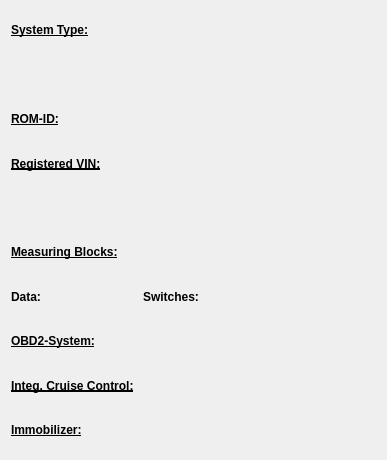
<?xml version="1.0" encoding="UTF-8"?>
<ui version="4.0">
 <class>CUinfo_Engine_Form</class>
 <widget class="QWidget" name="CUinfo_Engine_Form">
  <property name="geometry">
   <rect>
    <x>0</x>
    <y>0</y>
    <width>387</width>
    <height>460</height>
   </rect>
  </property>
  <property name="sizePolicy">
   <sizepolicy hsizetype="Expanding" vsizetype="Expanding">
    <horstretch>0</horstretch>
    <verstretch>0</verstretch>
   </sizepolicy>
  </property>
  <property name="minimumSize">
   <size>
    <width>0</width>
    <height>0</height>
   </size>
  </property>
  <property name="font">
   <font>
    <family>Liberation Sans</family>
    <pointsize>12</pointsize>
    <weight>75</weight>
    <bold>true</bold>
   </font>
  </property>
  <property name="windowTitle">
   <string/>
  </property>
  <layout class="QGridLayout" name="gridLayout">
   <item row="0" column="0" colspan="5">
    <widget class="QLabel" name="systemTypeTitle_label">
     <property name="sizePolicy">
      <sizepolicy hsizetype="Expanding" vsizetype="Expanding">
       <horstretch>0</horstretch>
       <verstretch>0</verstretch>
      </sizepolicy>
     </property>
     <property name="font">
      <font>
       <pointsize>9</pointsize>
       <weight>75</weight>
       <bold>true</bold>
       <underline>true</underline>
      </font>
     </property>
     <property name="text">
      <string>System Type:</string>
     </property>
    </widget>
   </item>
   <item row="1" column="0" colspan="5">
    <widget class="QLabel" name="systemType_label">
     <property name="sizePolicy">
      <sizepolicy hsizetype="Expanding" vsizetype="Expanding">
       <horstretch>0</horstretch>
       <verstretch>0</verstretch>
      </sizepolicy>
     </property>
     <property name="palette">
      <palette>
       <active>
        <colorrole role="WindowText">
         <brush brushstyle="SolidPattern">
          <color alpha="255">
           <red>0</red>
           <green>0</green>
           <blue>255</blue>
          </color>
         </brush>
        </colorrole>
       </active>
       <inactive>
        <colorrole role="WindowText">
         <brush brushstyle="SolidPattern">
          <color alpha="255">
           <red>0</red>
           <green>0</green>
           <blue>255</blue>
          </color>
         </brush>
        </colorrole>
       </inactive>
       <disabled>
        <colorrole role="WindowText">
         <brush brushstyle="SolidPattern">
          <color alpha="255">
           <red>118</red>
           <green>116</green>
           <blue>108</blue>
          </color>
         </brush>
        </colorrole>
       </disabled>
      </palette>
     </property>
     <property name="font">
      <font>
       <pointsize>9</pointsize>
       <weight>75</weight>
       <bold>true</bold>
      </font>
     </property>
     <property name="text">
      <string/>
     </property>
    </widget>
   </item>
   <item row="2" column="0" colspan="2">
    <widget class="QLabel" name="romIDtitle_label">
     <property name="sizePolicy">
      <sizepolicy hsizetype="Expanding" vsizetype="Expanding">
       <horstretch>0</horstretch>
       <verstretch>0</verstretch>
      </sizepolicy>
     </property>
     <property name="font">
      <font>
       <pointsize>9</pointsize>
       <weight>75</weight>
       <bold>true</bold>
       <underline>true</underline>
      </font>
     </property>
     <property name="text">
      <string>ROM-ID:</string>
     </property>
    </widget>
   </item>
   <item row="2" column="2" colspan="3">
    <widget class="QLabel" name="romID_label">
     <property name="sizePolicy">
      <sizepolicy hsizetype="Expanding" vsizetype="Expanding">
       <horstretch>0</horstretch>
       <verstretch>0</verstretch>
      </sizepolicy>
     </property>
     <property name="palette">
      <palette>
       <active>
        <colorrole role="WindowText">
         <brush brushstyle="SolidPattern">
          <color alpha="255">
           <red>150</red>
           <green>0</green>
           <blue>110</blue>
          </color>
         </brush>
        </colorrole>
       </active>
       <inactive>
        <colorrole role="WindowText">
         <brush brushstyle="SolidPattern">
          <color alpha="255">
           <red>150</red>
           <green>0</green>
           <blue>110</blue>
          </color>
         </brush>
        </colorrole>
       </inactive>
       <disabled>
        <colorrole role="WindowText">
         <brush brushstyle="SolidPattern">
          <color alpha="255">
           <red>118</red>
           <green>116</green>
           <blue>108</blue>
          </color>
         </brush>
        </colorrole>
       </disabled>
      </palette>
     </property>
     <property name="font">
      <font>
       <pointsize>9</pointsize>
       <weight>75</weight>
       <bold>true</bold>
      </font>
     </property>
     <property name="text">
      <string/>
     </property>
     <property name="alignment">
      <set>Qt::AlignCenter</set>
     </property>
    </widget>
   </item>
   <item row="3" column="0" colspan="5">
    <widget class="QLabel" name="VINtitle_label">
     <property name="sizePolicy">
      <sizepolicy hsizetype="Expanding" vsizetype="Expanding">
       <horstretch>0</horstretch>
       <verstretch>0</verstretch>
      </sizepolicy>
     </property>
     <property name="font">
      <font>
       <pointsize>9</pointsize>
       <weight>75</weight>
       <bold>true</bold>
       <underline>true</underline>
      </font>
     </property>
     <property name="text">
      <string>Registered VIN:</string>
     </property>
    </widget>
   </item>
   <item row="4" column="0" colspan="5">
    <widget class="QLabel" name="VIN_label">
     <property name="sizePolicy">
      <sizepolicy hsizetype="Expanding" vsizetype="Expanding">
       <horstretch>0</horstretch>
       <verstretch>0</verstretch>
      </sizepolicy>
     </property>
     <property name="font">
      <font>
       <pointsize>9</pointsize>
       <weight>75</weight>
       <bold>true</bold>
      </font>
     </property>
     <property name="text">
      <string/>
     </property>
    </widget>
   </item>
   <item row="5" column="0" colspan="5">
    <widget class="QLabel" name="nrofmbsswstitle_label">
     <property name="sizePolicy">
      <sizepolicy hsizetype="Expanding" vsizetype="Expanding">
       <horstretch>0</horstretch>
       <verstretch>0</verstretch>
      </sizepolicy>
     </property>
     <property name="font">
      <font>
       <pointsize>9</pointsize>
       <weight>75</weight>
       <bold>true</bold>
       <underline>true</underline>
      </font>
     </property>
     <property name="text">
      <string>Measuring Blocks:</string>
     </property>
    </widget>
   </item>
   <item row="6" column="0">
    <widget class="QLabel" name="nrofdatambstitle_label">
     <property name="sizePolicy">
      <sizepolicy hsizetype="Expanding" vsizetype="Expanding">
       <horstretch>0</horstretch>
       <verstretch>0</verstretch>
      </sizepolicy>
     </property>
     <property name="font">
      <font>
       <pointsize>9</pointsize>
       <weight>75</weight>
       <bold>true</bold>
      </font>
     </property>
     <property name="text">
      <string>Data:</string>
     </property>
    </widget>
   </item>
   <item row="6" column="1" colspan="2">
    <widget class="QLabel" name="nrofdatambs_label">
     <property name="sizePolicy">
      <sizepolicy hsizetype="Expanding" vsizetype="Expanding">
       <horstretch>0</horstretch>
       <verstretch>0</verstretch>
      </sizepolicy>
     </property>
     <property name="palette">
      <palette>
       <active>
        <colorrole role="WindowText">
         <brush brushstyle="SolidPattern">
          <color alpha="255">
           <red>0</red>
           <green>0</green>
           <blue>255</blue>
          </color>
         </brush>
        </colorrole>
       </active>
       <inactive>
        <colorrole role="WindowText">
         <brush brushstyle="SolidPattern">
          <color alpha="255">
           <red>0</red>
           <green>0</green>
           <blue>255</blue>
          </color>
         </brush>
        </colorrole>
       </inactive>
       <disabled>
        <colorrole role="WindowText">
         <brush brushstyle="SolidPattern">
          <color alpha="255">
           <red>118</red>
           <green>116</green>
           <blue>108</blue>
          </color>
         </brush>
        </colorrole>
       </disabled>
      </palette>
     </property>
     <property name="font">
      <font>
       <pointsize>9</pointsize>
       <weight>75</weight>
       <bold>true</bold>
      </font>
     </property>
     <property name="text">
      <string/>
     </property>
    </widget>
   </item>
   <item row="6" column="3">
    <widget class="QLabel" name="nrofswitchestitle_label">
     <property name="sizePolicy">
      <sizepolicy hsizetype="Expanding" vsizetype="Expanding">
       <horstretch>0</horstretch>
       <verstretch>0</verstretch>
      </sizepolicy>
     </property>
     <property name="font">
      <font>
       <pointsize>9</pointsize>
       <weight>75</weight>
       <bold>true</bold>
      </font>
     </property>
     <property name="text">
      <string>Switches:</string>
     </property>
    </widget>
   </item>
   <item row="6" column="4">
    <widget class="QLabel" name="nrofswitches_label">
     <property name="sizePolicy">
      <sizepolicy hsizetype="Expanding" vsizetype="Expanding">
       <horstretch>0</horstretch>
       <verstretch>0</verstretch>
      </sizepolicy>
     </property>
     <property name="palette">
      <palette>
       <active>
        <colorrole role="WindowText">
         <brush brushstyle="SolidPattern">
          <color alpha="255">
           <red>0</red>
           <green>0</green>
           <blue>255</blue>
          </color>
         </brush>
        </colorrole>
       </active>
       <inactive>
        <colorrole role="WindowText">
         <brush brushstyle="SolidPattern">
          <color alpha="255">
           <red>0</red>
           <green>0</green>
           <blue>255</blue>
          </color>
         </brush>
        </colorrole>
       </inactive>
       <disabled>
        <colorrole role="WindowText">
         <brush brushstyle="SolidPattern">
          <color alpha="255">
           <red>118</red>
           <green>116</green>
           <blue>108</blue>
          </color>
         </brush>
        </colorrole>
       </disabled>
      </palette>
     </property>
     <property name="font">
      <font>
       <pointsize>9</pointsize>
       <weight>75</weight>
       <bold>true</bold>
      </font>
     </property>
     <property name="text">
      <string/>
     </property>
    </widget>
   </item>
   <item row="7" column="0" colspan="4">
    <widget class="QLabel" name="obd2systemTitle_label">
     <property name="sizePolicy">
      <sizepolicy hsizetype="Expanding" vsizetype="Expanding">
       <horstretch>0</horstretch>
       <verstretch>0</verstretch>
      </sizepolicy>
     </property>
     <property name="font">
      <font>
       <pointsize>9</pointsize>
       <weight>75</weight>
       <bold>true</bold>
       <underline>true</underline>
      </font>
     </property>
     <property name="text">
      <string>OBD2-System:</string>
     </property>
    </widget>
   </item>
   <item row="7" column="4">
    <widget class="QLabel" name="obd2system_label">
     <property name="sizePolicy">
      <sizepolicy hsizetype="Expanding" vsizetype="Expanding">
       <horstretch>0</horstretch>
       <verstretch>0</verstretch>
      </sizepolicy>
     </property>
     <property name="palette">
      <palette>
       <active>
        <colorrole role="WindowText">
         <brush brushstyle="SolidPattern">
          <color alpha="255">
           <red>0</red>
           <green>0</green>
           <blue>255</blue>
          </color>
         </brush>
        </colorrole>
       </active>
       <inactive>
        <colorrole role="WindowText">
         <brush brushstyle="SolidPattern">
          <color alpha="255">
           <red>0</red>
           <green>0</green>
           <blue>255</blue>
          </color>
         </brush>
        </colorrole>
       </inactive>
       <disabled>
        <colorrole role="WindowText">
         <brush brushstyle="SolidPattern">
          <color alpha="255">
           <red>118</red>
           <green>116</green>
           <blue>108</blue>
          </color>
         </brush>
        </colorrole>
       </disabled>
      </palette>
     </property>
     <property name="font">
      <font>
       <pointsize>9</pointsize>
       <weight>50</weight>
       <bold>false</bold>
      </font>
     </property>
     <property name="text">
      <string/>
     </property>
     <property name="scaledContents">
      <bool>true</bool>
     </property>
    </widget>
   </item>
   <item row="8" column="0" colspan="4">
    <widget class="QLabel" name="integCCtitle_label">
     <property name="sizePolicy">
      <sizepolicy hsizetype="Expanding" vsizetype="Expanding">
       <horstretch>0</horstretch>
       <verstretch>0</verstretch>
      </sizepolicy>
     </property>
     <property name="font">
      <font>
       <pointsize>9</pointsize>
       <weight>75</weight>
       <bold>true</bold>
       <underline>true</underline>
      </font>
     </property>
     <property name="text">
      <string>Integ. Cruise Control:</string>
     </property>
    </widget>
   </item>
   <item row="8" column="4">
    <widget class="QLabel" name="ccintegrated_label">
     <property name="sizePolicy">
      <sizepolicy hsizetype="Expanding" vsizetype="Expanding">
       <horstretch>0</horstretch>
       <verstretch>0</verstretch>
      </sizepolicy>
     </property>
     <property name="palette">
      <palette>
       <active>
        <colorrole role="WindowText">
         <brush brushstyle="SolidPattern">
          <color alpha="255">
           <red>0</red>
           <green>0</green>
           <blue>255</blue>
          </color>
         </brush>
        </colorrole>
       </active>
       <inactive>
        <colorrole role="WindowText">
         <brush brushstyle="SolidPattern">
          <color alpha="255">
           <red>0</red>
           <green>0</green>
           <blue>255</blue>
          </color>
         </brush>
        </colorrole>
       </inactive>
       <disabled>
        <colorrole role="WindowText">
         <brush brushstyle="SolidPattern">
          <color alpha="255">
           <red>118</red>
           <green>116</green>
           <blue>108</blue>
          </color>
         </brush>
        </colorrole>
       </disabled>
      </palette>
     </property>
     <property name="font">
      <font>
       <pointsize>9</pointsize>
       <weight>50</weight>
       <bold>false</bold>
      </font>
     </property>
     <property name="text">
      <string/>
     </property>
     <property name="scaledContents">
      <bool>true</bool>
     </property>
    </widget>
   </item>
   <item row="9" column="0" colspan="4">
    <widget class="QLabel" name="immosupportedtitle_label">
     <property name="sizePolicy">
      <sizepolicy hsizetype="Expanding" vsizetype="Expanding">
       <horstretch>0</horstretch>
       <verstretch>0</verstretch>
      </sizepolicy>
     </property>
     <property name="font">
      <font>
       <pointsize>9</pointsize>
       <weight>75</weight>
       <bold>true</bold>
       <underline>true</underline>
      </font>
     </property>
     <property name="text">
      <string>Immobilizer:</string>
     </property>
    </widget>
   </item>
   <item row="9" column="4">
    <widget class="QLabel" name="immobilizer_label">
     <property name="sizePolicy">
      <sizepolicy hsizetype="Expanding" vsizetype="Expanding">
       <horstretch>0</horstretch>
       <verstretch>0</verstretch>
      </sizepolicy>
     </property>
     <property name="palette">
      <palette>
       <active>
        <colorrole role="WindowText">
         <brush brushstyle="SolidPattern">
          <color alpha="255">
           <red>0</red>
           <green>0</green>
           <blue>255</blue>
          </color>
         </brush>
        </colorrole>
       </active>
       <inactive>
        <colorrole role="WindowText">
         <brush brushstyle="SolidPattern">
          <color alpha="255">
           <red>0</red>
           <green>0</green>
           <blue>255</blue>
          </color>
         </brush>
        </colorrole>
       </inactive>
       <disabled>
        <colorrole role="WindowText">
         <brush brushstyle="SolidPattern">
          <color alpha="255">
           <red>118</red>
           <green>116</green>
           <blue>108</blue>
          </color>
         </brush>
        </colorrole>
       </disabled>
      </palette>
     </property>
     <property name="font">
      <font>
       <pointsize>9</pointsize>
       <weight>50</weight>
       <bold>false</bold>
      </font>
     </property>
     <property name="text">
      <string/>
     </property>
     <property name="scaledContents">
      <bool>true</bool>
     </property>
    </widget>
   </item>
  </layout>
 </widget>
 <resources/>
 <connections/>
</ui>
